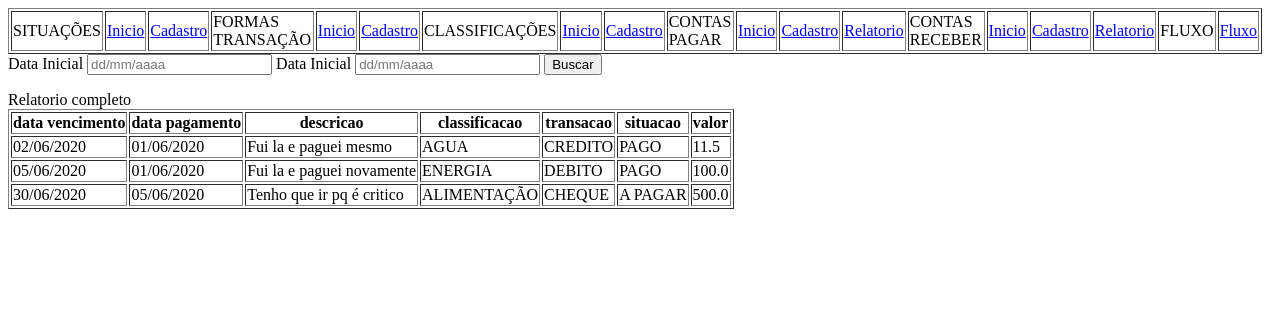
The page /daminhaconta/pagar/relatorio/ on the database as committed earlier.
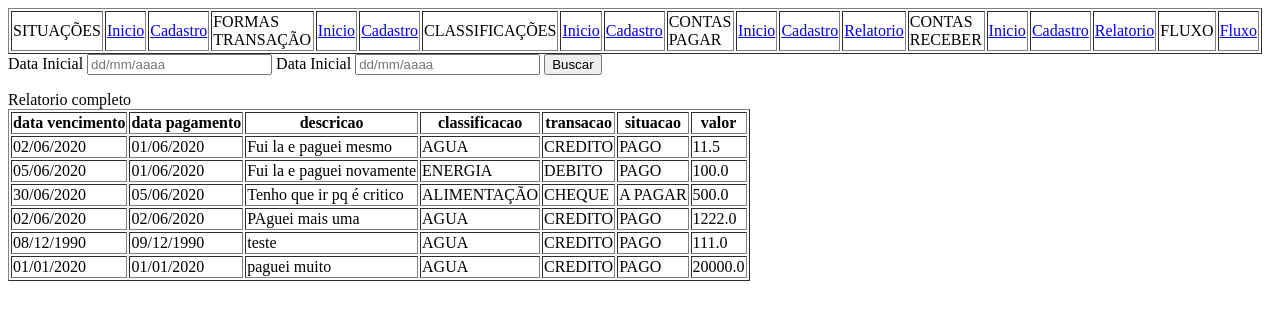
The same page on the database as committed later.
### pagar/models.py (models this page shows)
class Pagar(models.Model):
	data_vencimento = models.DateField(null=True)
	data_pagamento = models.DateField(null=True)
	descricao = models.CharField(max_length=200)
	classificacao = models.ForeignKey(Classificacao, on_delete=models.SET_NULL, null = True)
	transacao = models.ForeignKey(Transacao, on_delete=models.SET_NULL, null = True)
	situacao = models.ForeignKey(Situacao, on_delete=models.SET_NULL, null = True)
	valor = models.FloatField(null=True, blank=True, default=None)
	tag = models.CharField(max_length=1,null=False,default='P')

### classificacao/models.py (models this page shows)
class Classificacao(models.Model):
	classificacao = models.CharField(max_length=200)

### transacao/models.py (models this page shows)
class Transacao(models.Model):
	transacao = models.CharField(max_length=200)

### situacao/models.py (models this page shows)
class Situacao(models.Model):
	situacao = models.CharField(max_length=200)

### pagar/views.py (the view, shortened to what this page needs)
# urls.py: path('pagar/relatorio/', views.relatorio),
def relatorio(request):
    template = loader.get_template('pagar/relatorio.html')
    pagamentos = Pagar.objects.all()
    context ={
        'pagamentos':pagamentos,
    }
    return HttpResponse(template.render(context,request))

### pagar/templates/pagar/relatorio.html (shortened to what this page needs)
<table border='1'>
    <tr>
        <td>SITUAÇÕES</td>
        <td>
            <a href="/daminhaconta/situacao/">Inicio</a>
        </td>
        <td>
            <a href="/daminhaconta/situacao/cadastro/">Cadastro</a>
        </td>
        <td>FORMAS TRANSAÇÃO</td>
        <td>
            <a href="/daminhaconta/transacao/">Inicio</a>
        </td>
        <td>
            <a href="/daminhaconta/transacao/cadastro/">Cadastro</a>
        </td>
        <td>CLASSIFICAÇÕES</td>
        <td>
            <a href="/daminhaconta/classificacao/">Inicio</a>
        </td>
        <td>
            <a href="/daminhaconta/classificacao/cadastro/">Cadastro</a>
        </td>
        <td>CONTAS PAGAR</td>
        <td>
            <a href="/daminhaconta/pagar/">Inicio</a>
        </td>
        <td>
            <a href="/daminhaconta/pagar/cadastro/">Cadastro</a>
        </td>
        <td>
            <a href="/daminhaconta/pagar/relatorio/">Relatorio</a>
        </td>
        <td>CONTAS RECEBER</td>
        <td>
            <a href="/daminhaconta/receber/">Inicio</a>
        </td>
        <td>
            <a href="/daminhaconta/receber/cadastro/">Cadastro</a>
        </td>
        <td>
            <a href="/daminhaconta/receber/relatorio/">Relatorio</a>
        </td>
        <td>FLUXO</td>
        <td>
            <a href="/daminhaconta/fluxo/">Fluxo</a>
        </td>
    </tr>
</table>
<form action="/daminhaconta/pagar/relatorio/" method="POST">
    <label for="data_inicial">Data Inicial</label>
    <input type="text" name="data_inicial" id="data_inicial" placeholder="dd/mm/aaaa">
    <label for="data_final">Data Inicial</label>
    <input type="text" name="data_final" id="data_final" placeholder="dd/mm/aaaa">
    <button type="submit">Buscar</button>
</form>
{%if data_inicial and data_final%}
    Relariorio do dia {{data_inicial}} ao dia {{data_final}}
{%else%}
    Relatorio completo
{%endif%}
<table border=1>
    <thead>
        <tr>
            <th>data vencimento</th>
            <th>data pagamento</th>
            <th>descricao</th>
            <th>classificacao</th>
            <th>transacao</th>
            <th>situacao</th>
            <th>valor</th>
        </tr>
    </thead>
    <tbody>
        {% for pagar in pagamentos %}
        <tr>
            <td>{{pagar.data_vencimento|date:"d/m/Y"}}</td>
            <td>{{pagar.data_pagamento|date:"d/m/Y"}}</td>
            <td>{{pagar.descricao}}</td>
            <td>{{pagar.classificacao.classificacao}}</td>
            <td>{{pagar.transacao.transacao}}</td>
            <td>{{pagar.situacao.situacao}}</td>
            <td>{{pagar.valor}}</td>
        </tr>
        {% endfor %}
    </tbody>
</table>

Rows that differ between the two databases and show on the page:
added Pagar: data_vencimento "02/06/2020", data_pagamento "02/06/2020", descricao "PAguei mais uma", classificacao.classificacao "AGUA", transacao.transacao "CREDITO", situacao.situacao "PAGO", valor "1222.0"
added Pagar: data_vencimento "08/12/1990", data_pagamento "09/12/1990", descricao "teste", classificacao.classificacao "AGUA", transacao.transacao "CREDITO", situacao.situacao "PAGO", valor "111.0"
added Pagar: data_vencimento "01/01/2020", data_pagamento "01/01/2020", descricao "paguei muito", classificacao.classificacao "AGUA", transacao.transacao "CREDITO", situacao.situacao "PAGO", valor "20000.0"
